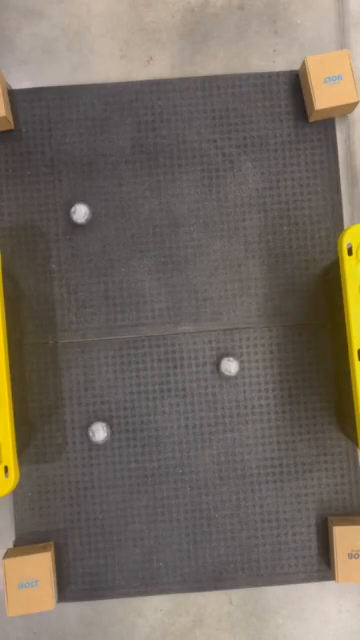
#> input picture frame 90 of perception/TestVideos/Random_Vid_1.mp4, 360 x 640 px, given in place of Vid1.mp4, which was not available
$ python perception11_17.py
#> lines starting #> are read from the running program, lines starting #| are printed output that depends on the picture; after the words box and inside, x2 and y2 are one past the last pixel; in counts of white or black regions, pixels touching at a corner belong together; pictures that were not available may be replaced by others from this repository, and a replacement may not be noted
import cv2
import numpy as np
import math

# perception/TestVideos/SS_demo_callout25.mp4
cap = cv2.VideoCapture('perception/TestVideos/Vid1.mp4')
if cap.isOpened():
    print('Video Opened')
else:
    print('Failed to open')

prev_coords = []
num_circles = 3
sentinel = 0
minDist = 10

# THIS FIRST WHILE GETS THE COORDS OF THE BALLZ IN THE FIRST FRAME, WILL ONLY RUN ONCE
while cap.isOpened():
    ret, frame = cap.read()
#> frame is the input picture: shape (640, 360, 3); mean B, G, R 95.5, 106.6, 116
    if not ret:
        break

    gray = cv2.cvtColor(frame, cv2.COLOR_BGR2GRAY)
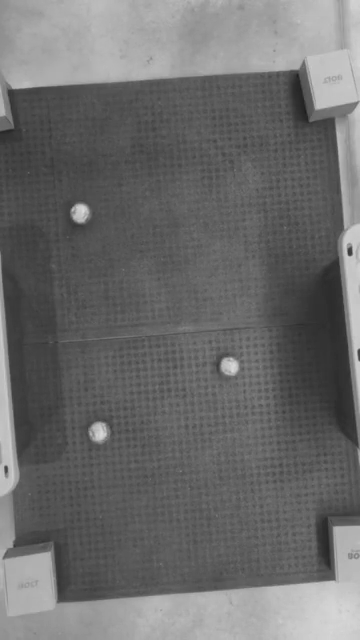
#> gray: shape (640, 360); min 27, max 218, mean 108.2

    # Thresholding the gray image to create a binary mask of white regions (balls).
    _, thresholded = cv2.threshold(gray, 200, 255, cv2.THRESH_BINARY)
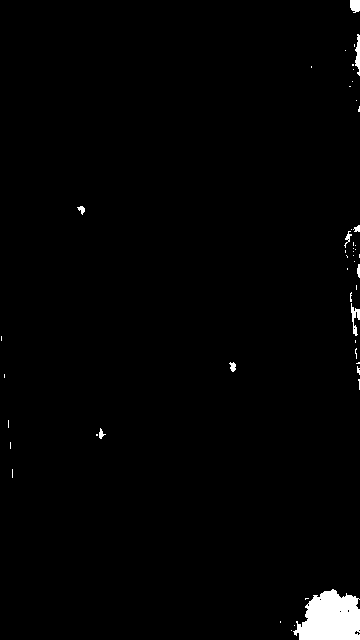
#> thresholded: shape (640, 360); 1.4% white; 48 white regions (38 under 20 px)

    cv2.imshow("Processing Step", frame)
    cv2.waitKey(10000)

    # Finding contours in the binary mask.
    contours, _ = cv2.findContours(thresholded, cv2.RETR_EXTERNAL, cv2.CHAIN_APPROX_SIMPLE)
#> contours = 48 contours, 39 with area under 20; largest, box (x1, y1, x2, y2) and area: (293, 589, 360, 640) 2414, (350, 0, 360, 13) 92, (355, 34, 360, 76) 90, (351, 303, 360, 336) 83, (229, 362, 236, 372) 34

    prev_coords = []

    # Iterating through detected contours to find circles.
    for contour in contours:
        # Approximating the contour to a polygon to get the center and radius of the enclosing circle.
        (x, y), radius = cv2.minEnclosingCircle(contour)
        center = (int(x), int(y))
        radius = int(radius)

        # Filtering out small circles (noise).
        if radius > 10:
            prev_coords.append((x, y, radius))
#> this loop made 48 passes
#> (x, y, radius) on passes 1, 2, 13, 16, 24, 25, 28, 30, 31, 32, 35, 39: (291, 630, 0), (294, 625, 0), (358, 370, 4), (356, 353, 5), (354, 261, 0), (353, 255, 0), (353, 251, 0), (355, 249, 0), (353, 248, 0), (355, 245, 0), (351, 229, 0), (356, 100, 0)
#> (contour, x, y, radius) on passes 3, 4, 6, 7, 8, 17: ([[280, 621], [280, 622]], 280, 621.5, 0), ([[305, 598], [305, 599], [306, 598], [308, 598]], 306.5, 598.5, 1), ([[12, 469], [12, 477]], 12, 473, 4), ([[10, 442], [10, 448]], 10, 445, 3), ([[96, 434], [96, 435], [97, 435], [97, 434]], 96.5, 434.5, 0), ([[355, 340], [355, 342]], 355, 341, 1)
#> after the loop, prev_coords = [(327.8, 619, 37), (353.5, 319, 16), (358, 54.5, 20)]

    # prev_coords = np.uint16(np.around(prev_coords))

    if (prev_coords is not None):
        if (len(prev_coords) == num_circles):
            for i in range (0, num_circles):
                for j in range (0, num_circles):
                    xDiff = prev_coords[i][0] - prev_coords[j][0]
                    yDiff = prev_coords[i][1] - prev_coords[j][1]
                    distBetween = abs(pow(xDiff, 2) + pow(yDiff, 2))
                    if (i != j and distBetween < minDist):
                        # print(prev_coords)
                        sentinel = -1

            if (sentinel != -1):
                cv2.imshow("Detected Circles", frame)
                break

while cap.isOpened():

    ret, frame = cap.read()
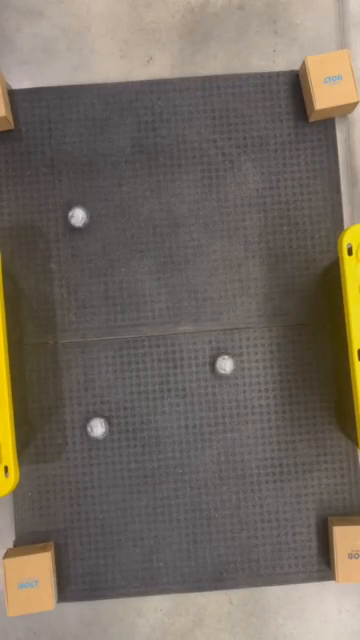
#> input picture frame 91 of perception/TestVideos/Random_Vid_1.mp4, 360 x 640 px, given in place of Vid1.mp4, which was not available
#> frame is the input picture: shape (640, 360, 3); mean B, G, R 95.4, 106.6, 116
    if not ret:
        break

    gray = cv2.cvtColor(frame, cv2.COLOR_BGR2GRAY)

    # Thresholding the gray image to create a binary mask of white regions (balls).
    _, thresholded = cv2.threshold(gray, 200, 255, cv2.THRESH_BINARY)
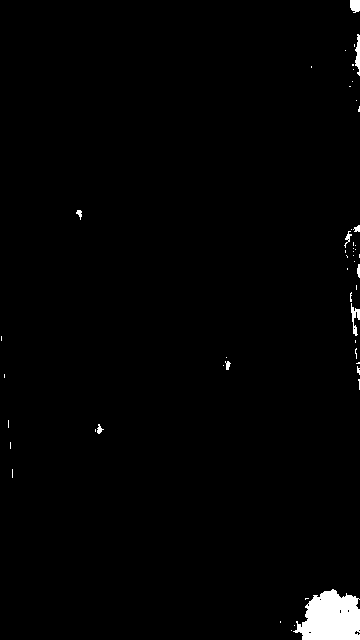
#> thresholded: shape (640, 360); 1.4% white; 50 white regions (40 under 20 px)

    # Finding contours in the binary mask.
    contours, _ = cv2.findContours(thresholded, cv2.RETR_EXTERNAL, cv2.CHAIN_APPROX_SIMPLE)
#> contours = 50 contours, 41 with area under 20; largest, box (x1, y1, x2, y2) and area: (293, 589, 360, 640) 2384, (350, 0, 360, 13) 92, (355, 34, 360, 76) 90, (351, 303, 360, 336) 83, (97, 424, 104, 434) 24

    circles = []

    # Iterating through detected contours to find circles.
    for contour in contours:
        # Approximating the contour to a polygon to get the center and radius of the enclosing circle.
        (x, y), radius = cv2.minEnclosingCircle(contour)
        center = (int(x), int(y))
        radius = int(radius)

        # Filtering out small circles (noise).
        if radius > 10:
            cv2.circle(frame, center, radius, (0, 255, 0), 2)
            cv2.circle(frame, center, 1, (0, 0, 255), 1)
            circles.append((x, y, radius))
#> this loop made 50 passes
#> (contour, x, y, radius) on passes 3, 4, 6, 7, 8, 19, 20, 23, 24, 31: ([[280, 621], [280, 622]], 280, 621.5, 0), ([[305, 598], [305, 599], [306, 598], [308, 598]], 306.5, 598.5, 1), ([[12, 469], [12, 477]], 12, 473, 4), ([[10, 442], [10, 448]], 10, 445, 3), ([[95, 429], [95, 431]], 95, 430, 1), ([[355, 340], [355, 342]], 355, 341, 1), ([[1, 336], [1, 340]], 1, 338, 2), ([[356, 285], [356, 289]], 356, 287, 2), ([[347, 268], [347, 269]], 347, 268.5, 0), ([[345, 250], [345, 252]], 345, 251, 1)
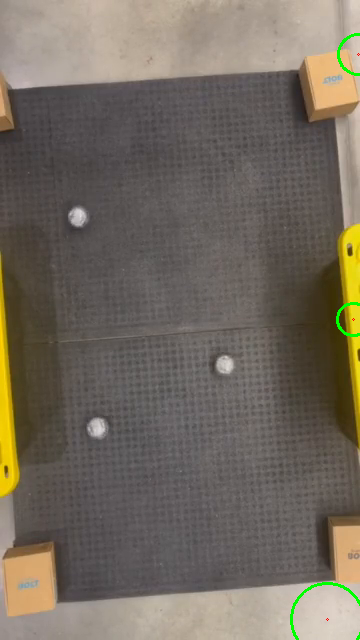
#> frame: shape (640, 360, 3); 0.33% of pixels changed, all inside (x1, y1, x2, y2) = (290, 33, 360, 640)
#> after the loop, circles = [(327.9, 619, 36), (353.5, 319, 16), (358, 54.5, 20)]

    if circles is not None:
        if (len(circles) >= len(prev_coords)):
            for i in range (0, len(prev_coords)):
                lowestDistanceCoord = circles[0]
                for j in range (0, len(circles)):
                    xDifference = circles[j][0] - prev_coords[i][0]
                    yDifference = circles[j][1] - prev_coords[i][1]
                    newDistance = math.sqrt(math.pow(xDifference, 2) + math.pow(yDifference, 2))
                    currentXDifference = lowestDistanceCoord[0] - prev_coords[i][0]
                    currentYDifference = lowestDistanceCoord[1] - prev_coords[i][1]
                    currentDistance = math.sqrt(math.pow(currentXDifference, 2) + math.pow(currentYDifference, 2))
                    if(newDistance < currentDistance):
                        lowestDistanceCoord = circles[j]
                prev_coords[i] = lowestDistanceCoord
#> this loop made 3 passes
#> after the loop, prev_coords has the same summary as circles
            for i in range (0, len(prev_coords)):
                print(f"{i}: ({int(prev_coords[i][0])}, {int(prev_coords[i][1])}, {int(prev_coords[i][2])})")
                # print(i, ": ", int(prev_coords[i][0]), int(prev_coords[i][1]), int(prev_coords[i][2]), ")")
                cv2.putText(frame, str(i), (int(prev_coords[i][0]), int(prev_coords[i][1])), cv2.FONT_ITALIC, 1, (0, 0, 0), 1, cv2.LINE_AA)
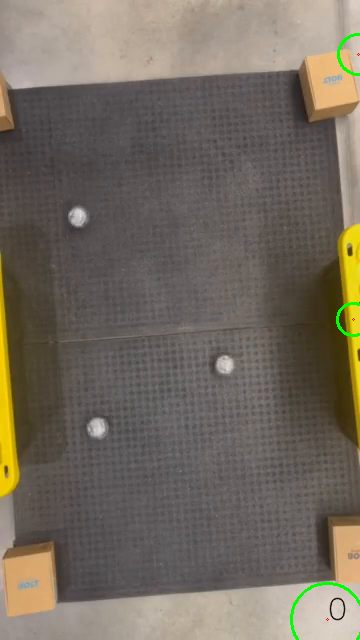
#> frame: shape (640, 360, 3); 0.07% of pixels changed, all inside (x1, y1, x2, y2) = (329, 301, 360, 621)

    # prev_coords = np.uint16(np.around(prev_coords))
    count = 0
    collided = False
    for i in range(0, len(prev_coords)):
        # print(prev_coords[i])
        color = (0, count * 100 , 0)
        coord = (int(prev_coords[i][0]), int(prev_coords[i][1]))
        for j in range(0, len(prev_coords)):
            if j == i:
                break
            jCoords = (int(prev_coords[j][0]), int(prev_coords[j][1]))
            if abs(jCoords[0] - coord[0]) < prev_coords[j][2] + prev_coords[i][2]:
                collided = True
            if abs(jCoords[1] - coord[1]) < prev_coords[j][2] + prev_coords[i][2]:
                collided = True
        if collided:
            color = (255, 100, 0)
        count += 1
        cv2.circle(frame, coord, prev_coords[i][2], color, 3)
        collided = False
#> this loop made 3 passes
#> coord on passes 1 to 3: (327, 619), (353, 319), (358, 54)
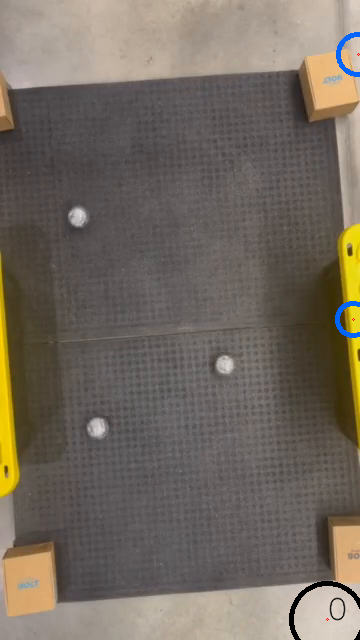
#> frame: shape (640, 360, 3); 0.55% of pixels changed, all inside (x1, y1, x2, y2) = (289, 32, 360, 640)
#> after the loop, count = 3

    cv2.imshow("Detected Circles", frame)

    # Tracking code goes here

    key = cv2.waitKey(1) & 0xFF
#> (key q is pressed here)
    if key == ord('q'):
        break

cap.release()
cv2.destroyAllWindows()
